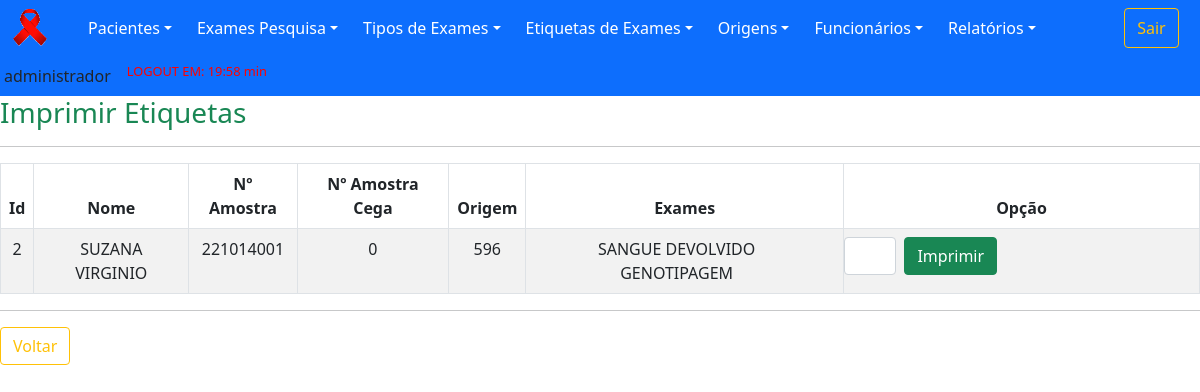
The app's page /old/views/etiquetasImprimir.php (signed in) with its own data.
### tables this page shows
CREATE TABLE `examesSolicitados` (
  `idExamesSolicitados` int(11) NOT NULL,
  `numAmostra` int(11) DEFAULT NULL,
  `numAmostraCega` int(11) DEFAULT NULL,
  `dataCadastroE` date DEFAULT NULL,
  `horaCadastro` time DEFAULT NULL,
  `dataAmostra` date DEFAULT NULL,
  `tiposExames` varchar(255) DEFAULT NULL,
  `idFuncionario` int(11) DEFAULT NULL,
  `idPaciente` int(11) DEFAULT NULL,
  `idOrigem` int(11) DEFAULT NULL,
  `imprimir` int(11) DEFAULT NULL
);

CREATE TABLE `paciente` (
  `idPaciente` int(11) NOT NULL,
  `nomePaciente` varchar(60) DEFAULT NULL,
  `prontuario` varchar(30) DEFAULT NULL,
  `gestante` varchar(3) DEFAULT NULL,
  `numSus` varchar(30) DEFAULT NULL,
  `cpf` varchar(15) DEFAULT NULL,
  `sexo` varchar(15) DEFAULT NULL,
  `identidade` varchar(20) DEFAULT NULL,
  `orgaoEmissor` varchar(15) DEFAULT NULL,
  `naturalidade` varchar(30) DEFAULT NULL,
  `nacionalidade` varchar(30) DEFAULT NULL,
  `dataCadastroP` date DEFAULT NULL,
  `idFuncionario` int(11) DEFAULT NULL,
  `dataAltCad` date DEFAULT NULL,
  `idFuncionarioAlt` int(11) DEFAULT NULL
);

CREATE TABLE `origem` (
  `idOrigem` int(11) NOT NULL,
  `descricao` varchar(255) DEFAULT NULL,
  `cap` varchar(10) DEFAULT NULL,
  `numOrigem` int(11) DEFAULT NULL,
  `statusOrigem` varchar(8) DEFAULT NULL
);

CREATE TABLE `tipoExames` (
  `idTipoExames` int(11) NOT NULL,
  `tipoExame` varchar(255) DEFAULT NULL,
  `statusExame` varchar(8) DEFAULT NULL
);

### old/dao/DAO-sistemaCihiv.php (called while the page is built, shortened)
<?php
    class SistemaDAO
        {
            public function PesquisaDados($nomeTabela,$dado,$valor)
                {
                    $conn = Database::connect();
                    $conn->exec('SET CHARACTER SET utf8');
                    $sql = "SELECT * FROM $nomeTabela WHERE $dado = '$valor'";
                    try
                        {
                            $listar = $conn->query($sql);
                            $buscar = $listar->fetchAll(PDO::FETCH_OBJ);
                            $numRows = $listar->rowCount();
                        }
                    catch (PDOException $exc)
                        {
                            $buscar = $exc->getTraceAsString();
                        }
                    return $buscar;
                }
            public function ImprimirEtiquetas($idFuncionario)
                {
                    $conn = Database::connect();
                    $conn->exec('SET CHARACTER SET utf8');
                    $sql = "SELECT * FROM examesSolicitados e, paciente p, origem o
                    WHERE e.idFuncionario = '$idFuncionario'
                    AND e.imprimir = 0
                    AND p.idPaciente = e.idPaciente
                    AND o.idOrigem = e.idOrigem
                    GROUP BY e.idExamesSolicitados";
                    try
                        {
                            $listar = $conn->query($sql);
                            $buscar = $listar->fetchAll(PDO::FETCH_OBJ);
                            $numRows = $listar->rowCount();
                        }
                    catch (PDOException $exc)
                        {
                            $buscar = $exc->getTraceAsString();
                        }
                    return $buscar;
                }
        }
?>

### old/views/etiquetasImprimir.php (the view, shortened to what this page needs)
<?php
	include "../template/menuPrincipal.php";
    include "../dao/DAO-sistemaCihiv.php";
?>
        <div cIlass="container">
            <div id="page-content-wrapper">
				<div class="panel-header">
					<h3 class="text-success">Imprimir Etiquetas</h3>
				</div>
				<hr>
				<div class="panel-content">
					<div class="col-md-12">
                        <table class="table table-striped table-bordered table-condensed">
                            <thead>
                                <tr>
                                    <th>Id</th>
                                    <th>Nome</th>
                                    <th>Nº Amostra</th>
                                    <th>Nº Amostra Cega</th>
                                    <th>Origem</th>
                                    <th>Exames</th>
                                    <th>Opção</th>
                                </tr>
                            </thead>
                            <tbody>
                                <?php
                                    require_once '../dao/DAO-sistemaCihiv.php';
                                    $origemDAO = new SistemaDAO();
                                    foreach($origemDAO->ImprimirEtiquetas($_SESSION['idFuncionario']) as $resp)
                                        {
                                            ?>
                                                <tr>
                                                    <td><?php echo $idExamesSolicitados = $resp->idExamesSolicitados;?></td>
                                                    <td><?php echo $nomePaciente = $resp->nomePaciente;?></td>
                                                    <td><?php echo $numAmostra = $resp->numAmostra;?></td>
                                                    <td><?php echo $numAmostraCega = $resp->numAmostraCega;?></td>
                                                    <td><?php echo $numOrigem = $resp->numOrigem;?></td>
                                                    <td>
                                                        <?php
                                                            $tiposExames = $resp->tiposExames;
                                                            $tiposExames =  unserialize($tiposExames);
                                                            $t = sizeof($tiposExames);
                                                            for ($i = 0; $i < $t; $i++)
                                                                {
                                                                    $id = $tiposExames[$i];
                                                                    $nomeTabela3 = "tipoExames";
                                                                    $dado3 = "idTipoExames";
                                                                    $exame1DAO = new SistemaDAO();
                                                                    foreach ($exame1DAO->PesquisaDados($nomeTabela3,$dado3,$id) as $resp)
                                                                        {
                                                                            echo $tipoExame = $resp->tipoExame . "&emsp;";
                                                                        }
                                                                }
                                                        ?>
                                                    </td>
                                                    <td>
                                                        <form action="../controllers/etiquetasImprimir.php?action=1&id=<?php echo $idExamesSolicitados; ?>" method="POST">
                                                            <div class="row">
                                                                <div class="col px-md-1 col-md-2">
                                                                    <input type="text"  class="form-control" name="quantidade" >
                                                                </div>
                                                                <div class="col px-md-1 col-md-2">
                                                                    <button type="submit" class="btn btn-success">Imprimir</button>
                                                                </div>
                                                            </div>
                                                        </form>
                                                    </td>
                                            <?php
                                        }
                                ?>
                            </tbody>
                        </table>
					</div>
                    <hr>
                    <div id="actions" class="row">
                        <div class="col-md-2">
						    <a  href="../template/menuPrincipal.php"><button type="button" class="btn btn-outline-warning">Voltar</button></a>
						</div>
					</div>
                </div>
            </div>
		</div>
    </body>
</html>

### old/template/menuPrincipal.php (style rules this page uses)
table, th, td { padding: 5px; text-align:center; }

### records on screen
examessolicitados: idExamesSolicitados "2", idPaciente.nomePaciente "SUZANA VIRGINIO", numAmostra "221014001", numAmostraCega "0", idOrigem.numOrigem "596"
tipoexames: tipoExame "SANGUE DEVOLVIDO"
tipoexames: tipoExame "GENOTIPAGEM"

### other values on screen
$_SESSION["nomeFuncionario"] "administrador"
